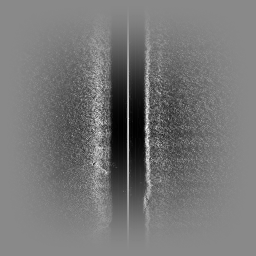
#> input picture Data/Final_exam/Image3.png, 256 x 256 px, found by its file name
$ python Q56.py
#> lines starting #> are read from the running program, lines starting #| are printed output that depends on the picture
import numpy as np
import matplotlib.pyplot as plt
import cv2

# Load the image in grayscale
image = cv2.imread('Image3.png', cv2.IMREAD_GRAYSCALE)
#> image is the input picture: shape (256, 256); min 0, max 255, mean 118.4

# Compute the 2D Fourier Transform
f_transform = np.fft.fft2(image)
f_shifted = np.fft.fftshift(f_transform)  # Shift low frequencies to center
magnitude_spectrum = np.abs(f_shifted)

# Apply log transform for visualization
log_amplitude = np.log1p(magnitude_spectrum)
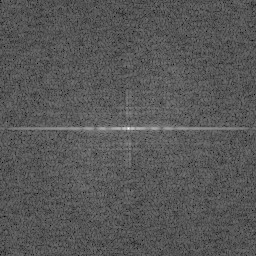
#> log_amplitude: shape (256, 256) float64; min 2.98, max 15.86, mean 7.41; drawn with min black and max white

# Display the original and the log amplitude spectrum
plt.figure(figsize=(10, 4))

plt.subplot(1, 2, 1)
plt.title("Original Image")
plt.imshow(image, cmap='gray')
plt.axis('off')

plt.subplot(1, 2, 2)
plt.title("Log Amplitude Spectrum")
plt.imshow(log_amplitude, cmap='gray')
plt.axis('off')

plt.tight_layout()
plt.show()
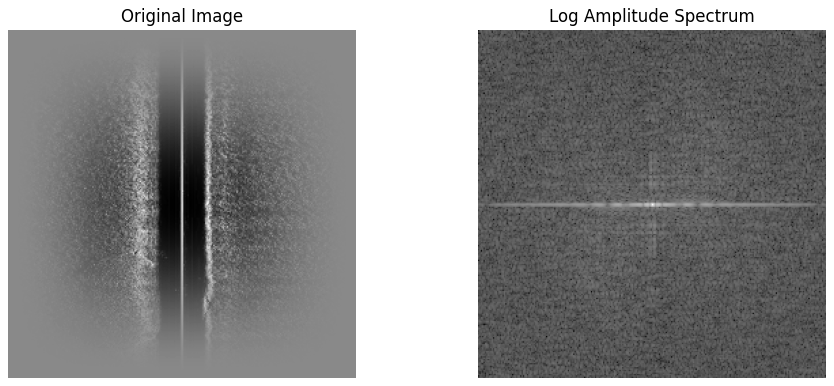
#> figure drawn by matplotlib, 2 panels

$ run again, with Data/Final_exam/Image1.png copied over Data/Final_exam/Image3.png
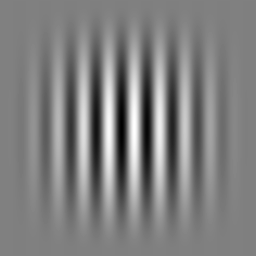
#> input picture Data/Final_exam/Image1.png, 256 x 256 px, found by its file name
#> image is the input picture: shape (256, 256); min 0, max 255, mean 127.4
#> `log_amplitude = np.log1p(magnitude_spectrum)`:
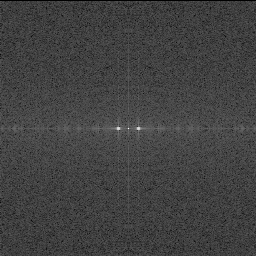
#> log_amplitude: shape (256, 256) float64; min 0, max 15.94, mean 4.13; drawn with min black and max white
#> `plt.show()`:
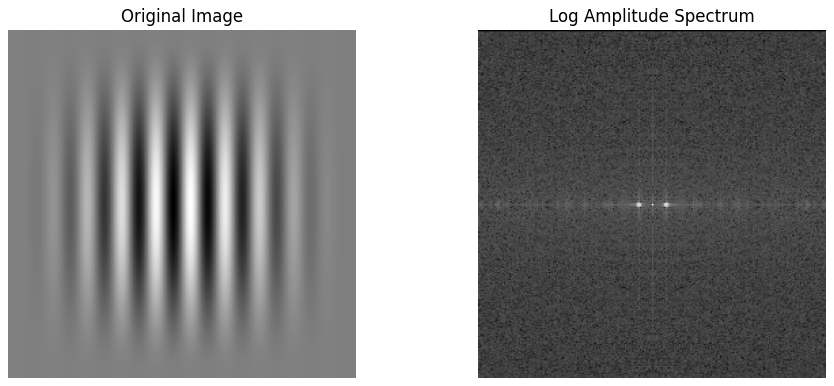
#> figure drawn by matplotlib, 2 panels

$ run again, with Data/Final_exam/Image2.png copied over Data/Final_exam/Image3.png
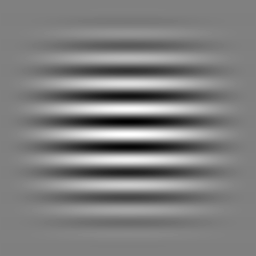
#> input picture Data/Final_exam/Image2.png, 256 x 256 px, found by its file name
#> image is the input picture: shape (256, 256); min 0, max 255, mean 127.4
#> `log_amplitude = np.log1p(magnitude_spectrum)`:
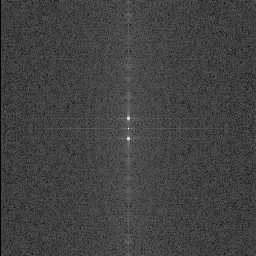
#> log_amplitude: shape (256, 256) float64; min 0, max 15.94, mean 4.13; drawn with min black and max white
#> `plt.show()`:
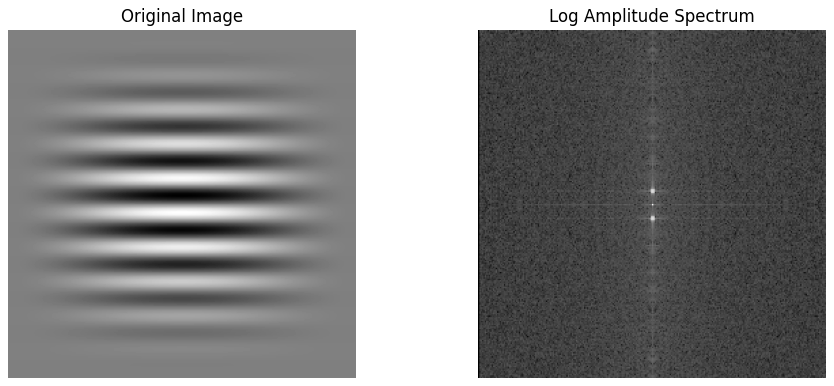
#> figure drawn by matplotlib, 2 panels

$ run again, with Data/Final_exam/Image4.png copied over Data/Final_exam/Image3.png
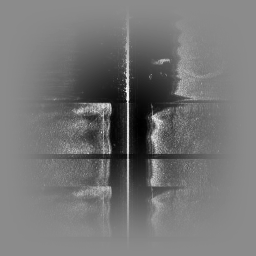
#> input picture Data/Final_exam/Image4.png, 256 x 256 px, found by its file name
#> image is the input picture: shape (256, 256); min 0, max 255, mean 116.9
#> `log_amplitude = np.log1p(magnitude_spectrum)`:
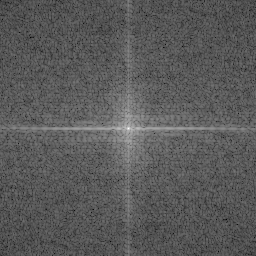
#> log_amplitude: shape (256, 256) float64; min 2.24, max 15.85, mean 7.07; drawn with min black and max white
#> `plt.show()`:
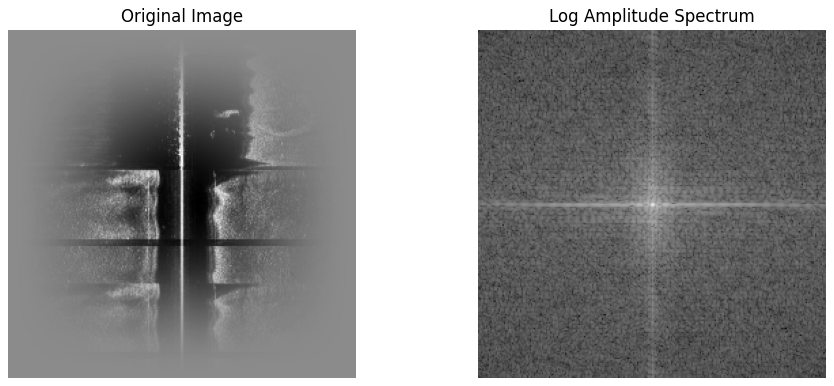
#> figure drawn by matplotlib, 2 panels
